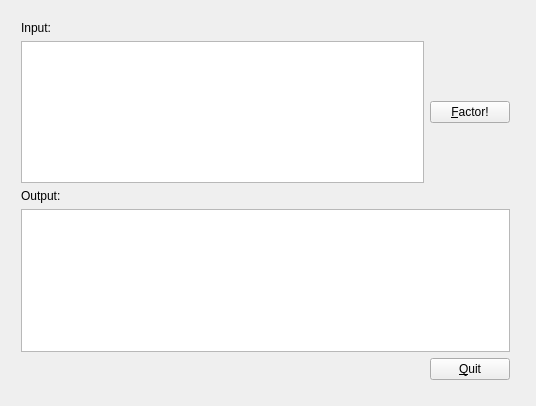
<?xml version="1.0" encoding="UTF-8"?>
<ui version="4.0">
 <class>Widget</class>
 <widget class="QWidget" name="Widget">
  <property name="geometry">
   <rect>
    <x>0</x>
    <y>0</y>
    <width>536</width>
    <height>406</height>
   </rect>
  </property>
  <property name="windowTitle">
   <string>Widget</string>
  </property>
  <widget class="QWidget" name="verticalLayoutWidget">
   <property name="geometry">
    <rect>
     <x>10</x>
     <y>10</y>
     <width>511</width>
     <height>381</height>
    </rect>
   </property>
   <layout class="QVBoxLayout" name="verticalLayout">
    <item>
     <widget class="QLabel" name="label_3">
      <property name="text">
       <string>Input:</string>
      </property>
     </widget>
    </item>
    <item>
     <layout class="QHBoxLayout" name="horizontalLayout">
      <item>
       <widget class="QTextEdit" name="input"/>
      </item>
      <item>
       <widget class="QPushButton" name="factorButton">
        <property name="text">
         <string>&amp;Factor!</string>
        </property>
       </widget>
      </item>
     </layout>
    </item>
    <item>
     <widget class="QLabel" name="label_2">
      <property name="text">
       <string>Output:</string>
      </property>
     </widget>
    </item>
    <item>
     <widget class="polinomial" name="result"/>
    </item>
    <item>
     <layout class="QHBoxLayout" name="horizontalLayout_2">
      <item>
       <spacer name="horizontalSpacer">
        <property name="orientation">
         <enum>Qt::Horizontal</enum>
        </property>
        <property name="sizeHint" stdset="0">
         <size>
          <width>40</width>
          <height>20</height>
         </size>
        </property>
       </spacer>
      </item>
      <item>
       <widget class="QPushButton" name="quitButton">
        <property name="text">
         <string>&amp;Quit</string>
        </property>
       </widget>
      </item>
     </layout>
    </item>
   </layout>
  </widget>
 </widget>
 <layoutdefault spacing="6" margin="11"/>
 <customwidgets>
  <customwidget>
   <class>polinomial</class>
   <extends>QPlainTextEdit</extends>
   <header location="global">polinomial.hpp</header>
  </customwidget>
 </customwidgets>
 <resources/>
 <connections/>
</ui>
